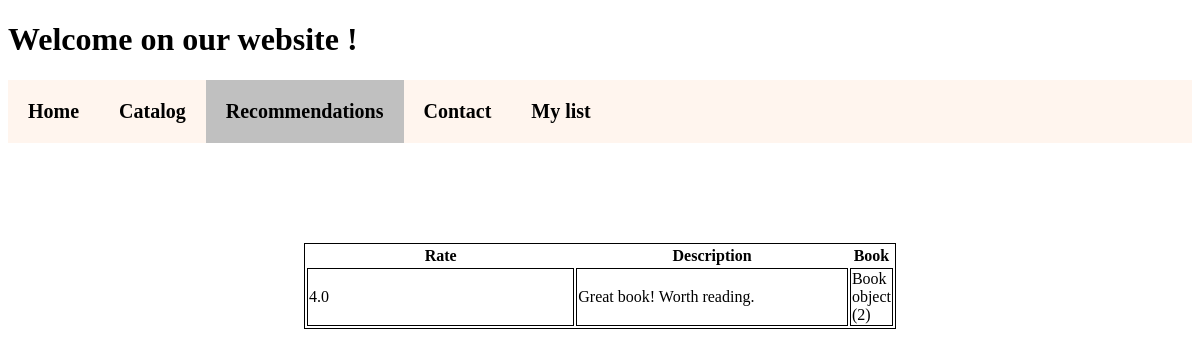
/recommendation/, run on the app's committed database.
### books/models.py (models this page shows)
class Recommendation(models.Model):
    rate = models.FloatField()
    description = models.TextField()
    book = models.ForeignKey('Book', on_delete=models.CASCADE)

class Book(models.Model):
    title = models.CharField(max_length=32)
    author = models.CharField(max_length=32)
    genre = models.ManyToManyField(Genre)

### books/views.py (the view)
# urls.py: path('recommendation/', RecommendationView.as_view(), name='recommendation'),
class RecommendationView(View):
    def get(self, request):
        book = Recommendation.objects.all()
        return render(request, 'recommendation.html', context={"book": book})

### books/templates/recommendation.html (shortened to what this page needs)
<!DOCTYPE html>
<html lang="en">
<head>
    <link rel="stylesheet" href=/static/css/recommendation.css?{% now "U" %}">
</head>
<body>
<div class="flex-container">
    <div id="first">
        <h1>Welcome on our website !</h1>
    </div>
<div class="navbar">
    <a href="/home"> Home </a>
    <a href="/catalog"> Catalog </a>
    <a class="active" href="/recommendation"> Recommendations </a>
    <a href="/contact"> Contact </a>
    <a href="/list"> My list </a>
</div>
</div>
<table>
  <tr>
    <th>Rate </th>
    <th>Description </th>
    <th>Book </th>
  </tr>
{% for i in book %}
    <tr>
    <td> {{ i.rate }} </td>
    <td> {{ i.description }} </td>
    <td> {{ i.book }} </td>
    </tr>
{% endfor %}
</table>
</body>
</html>

### books/static/css/recommendation.css (style rules this page uses)
.navbar { width: 100%; background-color: seashell; overflow: auto; display: block; }
.navbar a { float: left; text-align: center; padding: 20px; color: black; text-decoration: none; font-size: 20px; font-weight: bold; }
.active { background-color: silver; }
table, tr, td { width: 50%; margin-left: auto; margin-right: auto; margin-top: 100px; margin-bottom: 100px; border: 1px solid #000; }

### data on the page
Recommendation: rate "4.0", description "Great book! Worth reading.", book "Book object (2)"
